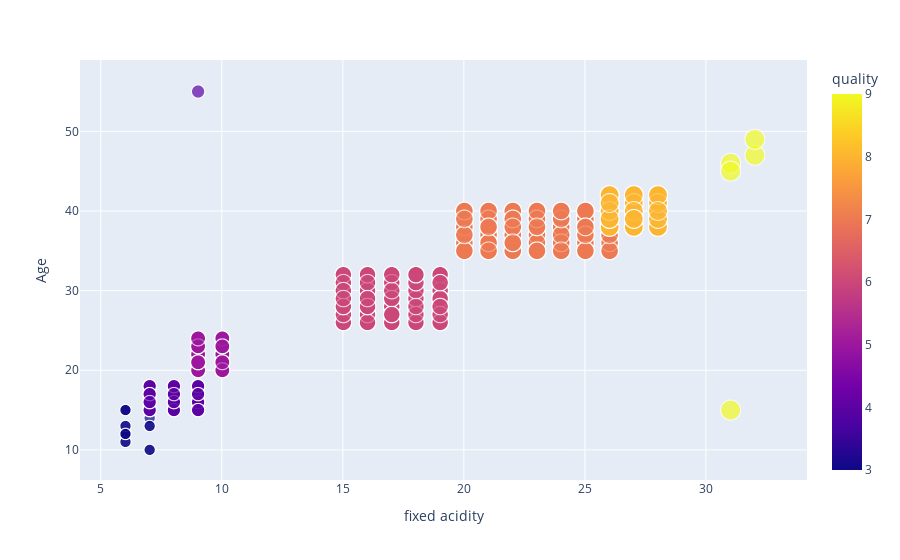

The cell this chart's notebook holds for it:
### Markdown cell above
## Multivariate Analysis

### Code cell
# Plotting the relationship between fixed acidity, age and quality

fig = px.scatter(df1, x= df1["fixed acidity"], y = df1["Age"], color= df1.quality, size= df1.quality,
                hover_data= ["quality"])
fig.show()

# Best rated wines (from 7/10 upwards) present high fixed acidity (>20) and and age of 30+ (years, I guess)
# with an exception of a young wine of 15 (years, I guess) which recived a 9/10 score
# Seems that when a wine is very old (55+) it has low fixed acidity and it is not good (low score) but this is
# not certain as we only have a datapoint of 50+ age

### Figure 1 — Plotly figure (JSON) as saved in the notebook; plotly's stock layout.template omitted (floating-point values rounded to 4 significant figures; data arrays with more than 128 entries replaced by an {"elided": "..."} marker saying what was removed)
{"data": [{"customdata": {"elided": "4897x1 int values"}, "hovertemplate": "fixed acidity=%{x}<br>Age=%{y}<br>quality=%{marker.color}<extra></extra>", "legendgroup": "", "marker": {"color": {"elided": "4897 int values"}, "coloraxis": "coloraxis", "size": {"elided": "4897 int values"}, "sizemode": "area", "sizeref": 0.0225, "symbol": "circle"}, "mode": "markers", "name": "", "showlegend": false, "type": "scattergl", "x": {"elided": "4897 float values"}, "xaxis": "x", "y": {"elided": "4897 int values"}, "yaxis": "y"}], "layout": {"coloraxis": {"colorbar": {"title": {"text": "quality"}}, "colorscale": [[0, "#0d0887"], [0.1111, "#46039f"], [0.2222, "#7201a8"], [0.3333, "#9c179e"], [0.4444, "#bd3786"], [0.5556, "#d8576b"], [0.6667, "#ed7953"], [0.7778, "#fb9f3a"], [0.8889, "#fdca26"], [1, "#f0f921"]]}, "legend": {"itemsizing": "constant", "tracegroupgap": 0}, "margin": {"t": 60}, "xaxis": {"anchor": "y", "domain": [0, 1], "title": {"text": "fixed acidity"}}, "yaxis": {"anchor": "x", "domain": [0, 1], "title": {"text": "Age"}}}}
